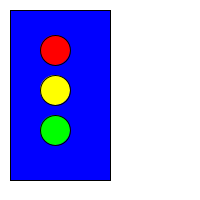
Frame 1 (no input)
Frame 60 (the mouse pressed at the canvas centre just before this capture): identical to frame 1, image omitted
Frame 120 (the mouse held since frame 60 and released just before this capture): identical to frame 1, image omitted

The Processing sketch that drew this single still picture (run headless with seeded random() and noise(); from frame 60 on, the mouse is pressed at the canvas centre):

// Processing sketch: opgave3
// ── opgave3.pde
void setup()
{
size (200,200);
background (255);
}

void draw()
{
  
fill(0,0,255);
rect(10,10,100,170);
fill(255,0,0);  
circle(55,50,30);
fill(255,255,0);
circle(55,90,30);
fill(0,255,0);
circle(55,130,30);
}
